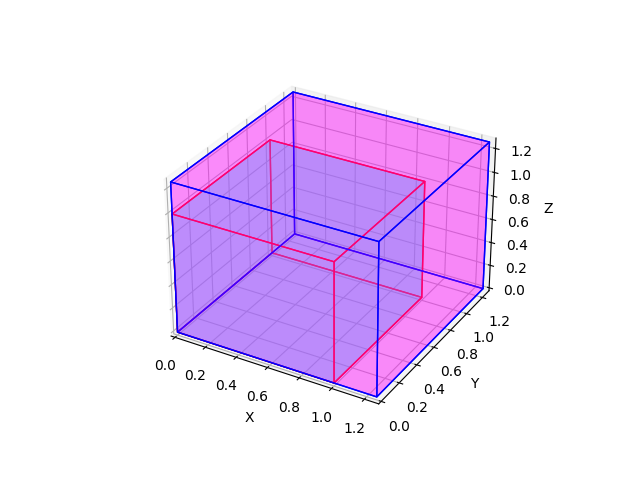

This figure's Python source:
'''
" problema di Delo "; poiché i sacerdoti di Apollo nell'isola di Delo avevano posto a un frequentatore 
dell'oracolo il problema di raddoppiare il volume del loro altare 
di marmo. Ora quest'altare era cubico e un cubo di volume doppio 
avrebbe dovuto avere uno spigolo radice terza di 2. volte quello dato. 
'''

import matplotlib.pyplot as plt
from mpl_toolkits.mplot3d.art3d import Poly3DCollection

# Dimensione del cubo originale
lato_cubo_originale = 1

# Calcola la dimensione del cubo raddoppiato
lato_cubo_raddoppiato = lato_cubo_originale * (2 ** (1/3))

# Vertici del cubo originale
vertici_cubo_originale = [
    [0, 0, 0],
    [lato_cubo_originale, 0, 0],
    [lato_cubo_originale, lato_cubo_originale, 0],
    [0, lato_cubo_originale, 0],
    [0, 0, lato_cubo_originale],
    [lato_cubo_originale, 0, lato_cubo_originale],
    [lato_cubo_originale, lato_cubo_originale, lato_cubo_originale],
    [0, lato_cubo_originale, lato_cubo_originale]
]

# Vertici del cubo raddoppiato
vertici_cubo_raddoppiato = [
    [0, 0, 0],
    [lato_cubo_raddoppiato, 0, 0],
    [lato_cubo_raddoppiato, lato_cubo_raddoppiato, 0],
    [0, lato_cubo_raddoppiato, 0],
    [0, 0, lato_cubo_raddoppiato],
    [lato_cubo_raddoppiato, 0, lato_cubo_raddoppiato],
    [lato_cubo_raddoppiato, lato_cubo_raddoppiato, lato_cubo_raddoppiato],
    [0, lato_cubo_raddoppiato, lato_cubo_raddoppiato]
]

# Facciate del cubo originale
facciate_cubo_originale = [
    [vertici_cubo_originale[0], vertici_cubo_originale[1], vertici_cubo_originale[2], vertici_cubo_originale[3]],
    [vertici_cubo_originale[4], vertici_cubo_originale[5], vertici_cubo_originale[6], vertici_cubo_originale[7]],
    [vertici_cubo_originale[0], vertici_cubo_originale[1], vertici_cubo_originale[5], vertici_cubo_originale[4]],
    [vertici_cubo_originale[2], vertici_cubo_originale[3], vertici_cubo_originale[7], vertici_cubo_originale[6]],
    [vertici_cubo_originale[0], vertici_cubo_originale[3], vertici_cubo_originale[7], vertici_cubo_originale[4]],
    [vertici_cubo_originale[1], vertici_cubo_originale[2], vertici_cubo_originale[6], vertici_cubo_originale[5]]
]

# Facciate del cubo raddoppiato
facciate_cubo_raddoppiato = [
    [vertici_cubo_raddoppiato[0], vertici_cubo_raddoppiato[1], vertici_cubo_raddoppiato[2], vertici_cubo_raddoppiato[3]],
    [vertici_cubo_raddoppiato[4], vertici_cubo_raddoppiato[5], vertici_cubo_raddoppiato[6], vertici_cubo_raddoppiato[7]],
    [vertici_cubo_raddoppiato[0], vertici_cubo_raddoppiato[1], vertici_cubo_raddoppiato[5], vertici_cubo_raddoppiato[4]],
    [vertici_cubo_raddoppiato[2], vertici_cubo_raddoppiato[3], vertici_cubo_raddoppiato[7], vertici_cubo_raddoppiato[6]],
    [vertici_cubo_raddoppiato[0], vertici_cubo_raddoppiato[3], vertici_cubo_raddoppiato[7], vertici_cubo_raddoppiato[4]],
    [vertici_cubo_raddoppiato[1], vertici_cubo_raddoppiato[2], vertici_cubo_raddoppiato[6], vertici_cubo_raddoppiato[5]]
]

# Crea una figura 3D
fig = plt.figure()
ax = fig.add_subplot(111, projection='3d')

# Aggiungi le facciate del cubo originale
ax.add_collection3d(Poly3DCollection(facciate_cubo_originale, facecolors='cyan', linewidths=1, edgecolors='r', alpha=.25))

# Aggiungi le facciate del cubo raddoppiato
ax.add_collection3d(Poly3DCollection(facciate_cubo_raddoppiato, facecolors='magenta', linewidths=1, edgecolors='b', alpha=.25))

# Imposta i limiti dell'asse
ax.set_xlim([0, lato_cubo_raddoppiato])
ax.set_ylim([0, lato_cubo_raddoppiato])
ax.set_zlim([0, lato_cubo_raddoppiato])

# Etichette degli assi
ax.set_xlabel('X')
ax.set_ylabel('Y')
ax.set_zlabel('Z')

plt.show()
